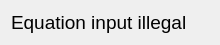
<?xml version="1.0" encoding="UTF-8"?>
<ui version="4.0">
 <class>Dialog</class>
 <widget class="QDialog" name="Dialog">
  <property name="geometry">
   <rect>
    <x>0</x>
    <y>0</y>
    <width>220</width>
    <height>41</height>
   </rect>
  </property>
  <property name="windowTitle">
   <string>Error</string>
  </property>
  <layout class="QVBoxLayout" name="verticalLayout">
   <item>
    <widget class="QLabel" name="label">
     <property name="font">
      <font>
       <pointsize>14</pointsize>
      </font>
     </property>
     <property name="text">
      <string>Equation input illegal</string>
     </property>
    </widget>
   </item>
  </layout>
 </widget>
 <resources/>
 <connections/>
</ui>
